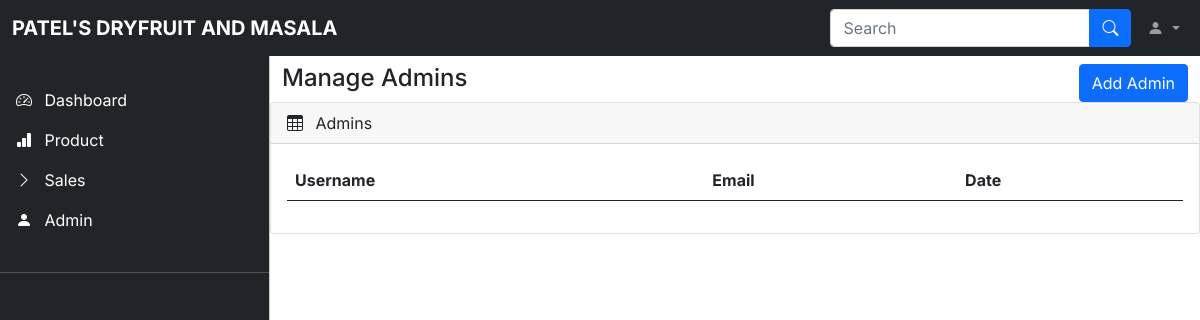
/admin/admin.php (signed in), run on an earlier commit of the app's database.
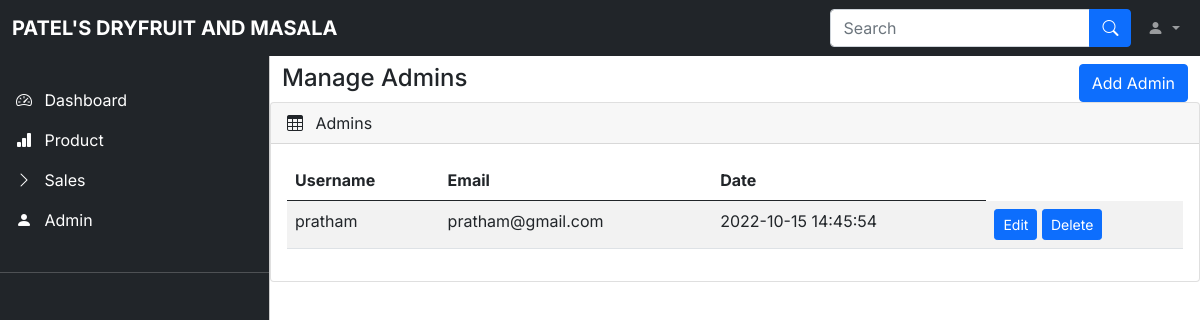
And on a later commit of the database.
### tables this page shows
CREATE TABLE `tbluser` (
  `uid` int(40) NOT NULL,
  `username` varchar(255) NOT NULL,
  `email` varchar(255) NOT NULL,
  `password` varchar(256) NOT NULL,
  `role` varchar(20) NOT NULL,
  `otp` varchar(256) NOT NULL,
  `date` datetime NOT NULL DEFAULT current_timestamp()
);

### admin/admin.php (the view, shortened to what the changed rows need)
<?php
include 'datacon.php';
?>
<!DOCTYPE html>
<html lang="en">
<head>
    <link rel="stylesheet" href="css/bootstrap.min.css" />
    <link rel="stylesheet" href="https://cdn.jsdelivr.net/npm/bootstrap-icons@1.4.1/font/bootstrap-icons.css" />
    <link rel="stylesheet" href="css/dataTables.bootstrap5.min.css" />
    <link rel="stylesheet" href="css/style.css" />
</head>
<body>
    <main class="mt-5 pt-3">
        <div class="row">
            <div class="col-md-12 mb-3">
                <div class="card">
                    <div class="card-body">
                        <div class="table-responsive">
                            <table id="example" class="table table-striped data-table" style="width: 100%">
                                <thead>
                                    <tr>
                                        <th>Username</th>
                                        <th>Email</th>
                                        <th>Date</th>
                                    </tr>
                                </thead>
                                <tbody>
                                    <?php
                                    $query = "SELECT * FROM tbluser where role='admin'";
                                    $data = mysqli_query($conn, $query);
                                    $result = mysqli_fetch_row($data);
                                    if ($result) {
                                        while ($rows = mysqli_fetch_assoc($data)) {
                                    ?>
                                            <tr>
                                                <td><?php echo $rows['username']; ?></td>
                                                <td><?php echo $rows['email']; ?></td>
                                                <td><?php echo $rows['date']; ?></td>
                                                <td>
                                                    <a class="btn btn-primary btn-sm" data-bs-toggle="modal" data-bs-target="#updateproduct">Edit</a>
                                                    <a class="btn btn-primary btn-sm" onclick="return confirm('are you sure you want to delete?')" href="deleteproduct.php?id=<?php echo $rows['uid']; ?>">Delete</a>
                                                </td>
                                            </tr>
                                    <?php
                                        }
                                    }
                                    ?>
                                </tbody>
                            </table>
                        </div>
                    </div>
                </div>
            </div>
        </div>
    </main>
</body>
</html>

What changed in the data, as far as the page shows it:
added tbluser: username "pratham", email "pratham@gmail.com", date "2022-10-15 14:45:54"
